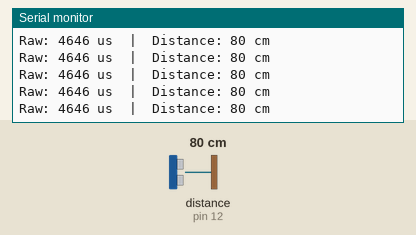
Simulated run of this sketch. Board: Arduino Uno, built with avr-gcc and run on an emulated ATmega328P. Parts: the last lines printed to the serial monitor. Wiring (inferred from the names in the program): ultrasonic range finder: trigger pin 13; echo pin 12. Inputs (shaded band) come from the test bench; at power-on: distance to the obstacle (sensor on pin 12) 80 cm. The echo pulse lasts 58.3 µs per cm.

Above: at 1.2 s.
1.3 s: distance to the obstacle (sensor on pin 12) set to 2 cm
At 1.34 s:
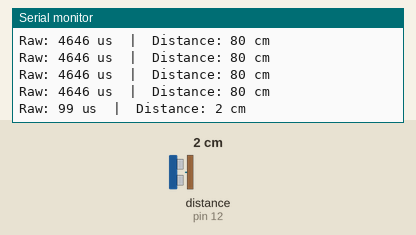
4.3 s: distance to the obstacle (sensor on pin 12) set to 18 cm
At 4.39 s:
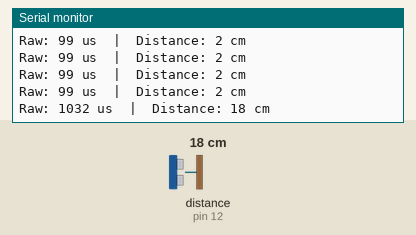
7.3 s: distance to the obstacle (sensor on pin 12) set to 120 cm
At 7.4 s:
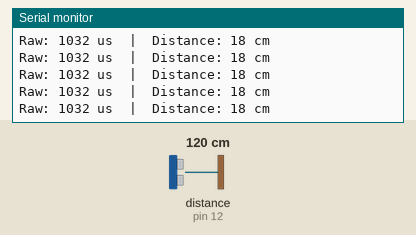
10.3 s: distance to the obstacle (sensor on pin 12) set to 250 cm
At 10.41 s:
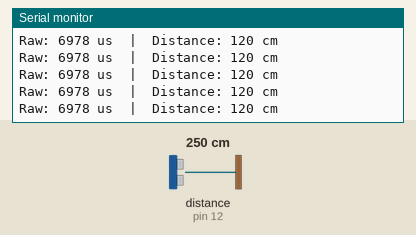
13.3 s: distance to the obstacle (sensor on pin 12) set to 299 cm
At 13.42 s:
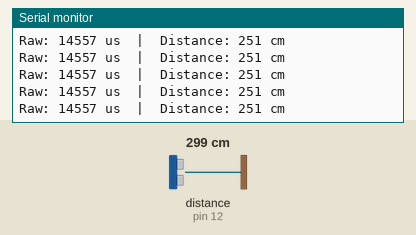
16.3 s: distance to the obstacle (sensor on pin 12) set to 9 cm
At 16.41 s:
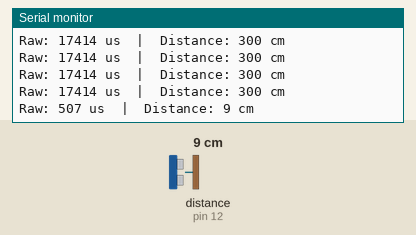
Timing chart, 0 to 19.3 s (numbered marks = the images above; inputs shaded):
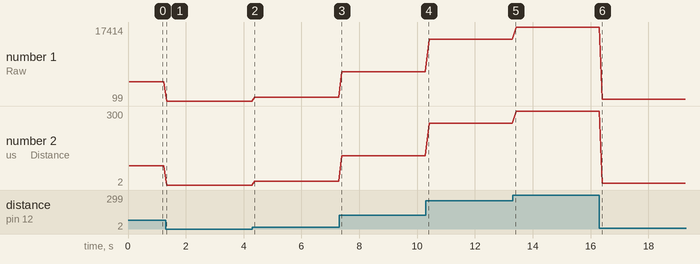

The sketch:

test_ultrasonic.ino
```cpp
// (licence header left out)
#include "config.h"
#include "ultrasonic.h"

void setup() {
  Serial.begin(SERIAL_BAUD);
  ultrasonic_init();
  Serial.println(F("HC-SR04 Sensor Test"));
  Serial.println(F("-------------------"));
}

void loop() {
  long raw_us  = ultrasonic_read_us();
  long dist_cm = ultrasonic_read_cm();

  Serial.print(F("Raw: ")); Serial.print(raw_us);
  Serial.print(F(" us  |  Distance: "));
  if (dist_cm == NO_OBSTACLE_CM) {
    Serial.println(F("--- (no echo / out of range)"));
  } else {
    Serial.print(dist_cm); Serial.println(F(" cm"));
  }
  delay(100);
}
```

motors.cpp
```cpp
// (licence header left out)
#include "motors.h"
#include "config.h"

// ── Internal helpers ─────────────────────────────────────────

static void left_forward(uint8_t speed) {
  digitalWrite(PIN_IN1, HIGH);
  digitalWrite(PIN_IN2, LOW);
  analogWrite(PIN_ENA, speed);
}
static void left_backward(uint8_t speed) {
  digitalWrite(PIN_IN1, LOW);
  digitalWrite(PIN_IN2, HIGH);
  analogWrite(PIN_ENA, speed);
}
static void left_stop() {
  analogWrite(PIN_ENA, 0);
  digitalWrite(PIN_IN1, LOW);
  digitalWrite(PIN_IN2, LOW);
}

static void right_forward(uint8_t speed) {
  digitalWrite(PIN_IN3, LOW);   // Inverted: mirror-mounted
  digitalWrite(PIN_IN4, HIGH);
  analogWrite(PIN_ENB, speed);
}
static void right_backward(uint8_t speed) {
  digitalWrite(PIN_IN3, HIGH);
  digitalWrite(PIN_IN4, LOW);
  analogWrite(PIN_ENB, speed);
}
static void right_stop() {
  analogWrite(PIN_ENB, 0);
  digitalWrite(PIN_IN3, LOW);
  digitalWrite(PIN_IN4, LOW);
}

// ── Public API ───────────────────────────────────────────────

void motors_init() {
  pinMode(PIN_ENA, OUTPUT);
  pinMode(PIN_IN1, OUTPUT);
  pinMode(PIN_IN2, OUTPUT);
  pinMode(PIN_ENB, OUTPUT);
  pinMode(PIN_IN3, OUTPUT);
  pinMode(PIN_IN4, OUTPUT);
  motors_stop();
}

void motors_forward(uint8_t speed) {
  left_forward(speed);
  right_forward(speed);
}
void motors_backward(uint8_t speed) {
  left_backward(speed);
  right_backward(speed);
}
void motors_turn_right(uint8_t speed) {
  left_forward(speed);
  right_stop();
}
void motors_turn_left(uint8_t speed) {
  left_stop();
  right_forward(speed);
}
void motors_spin_right(uint8_t speed) {
  left_forward(speed);
  right_backward(speed);
}
void motors_spin_left(uint8_t speed) {
  left_backward(speed);
  right_forward(speed);
}
void motors_brake() {
  analogWrite(PIN_ENA, 255);
  digitalWrite(PIN_IN1, HIGH);
  digitalWrite(PIN_IN2, HIGH);
  analogWrite(PIN_ENB, 255);
  digitalWrite(PIN_IN3, HIGH);
  digitalWrite(PIN_IN4, HIGH);
}
void motors_stop() {
  left_stop();
  right_stop();
}
void motors_set(uint8_t speedLeft, bool dirLeft,
                uint8_t speedRight, bool dirRight) {
  if (dirLeft)  left_forward(speedLeft);
  else          left_backward(speedLeft);
  if (dirRight) right_forward(speedRight);
  else          right_backward(speedRight);
}
```

motors.h
```cpp
// (licence header left out)
#pragma once
#include <Arduino.h>

void motors_init();
void motors_forward(uint8_t speed);
void motors_backward(uint8_t speed);
void motors_turn_right(uint8_t speed);
void motors_turn_left(uint8_t speed);
void motors_spin_right(uint8_t speed);
void motors_spin_left(uint8_t speed);
void motors_brake();
void motors_stop();
void motors_set(uint8_t speedLeft, bool dirLeft,
                uint8_t speedRight, bool dirRight);
```

ultrasonic.cpp
```cpp
// (licence header left out)
#include "ultrasonic.h"
#include "config.h"

void ultrasonic_init() {
  pinMode(PIN_TRIG, OUTPUT);
  pinMode(PIN_ECHO, INPUT);
  digitalWrite(PIN_TRIG, LOW);
}

long ultrasonic_read_us() {
  digitalWrite(PIN_TRIG, LOW);
  delayMicroseconds(2);
  digitalWrite(PIN_TRIG, HIGH);
  delayMicroseconds(10);
  digitalWrite(PIN_TRIG, LOW);
  return pulseIn(PIN_ECHO, HIGH, ULTRASONIC_TIMEOUT_US);
}

long ultrasonic_read_cm() {
  long duration = ultrasonic_read_us();
  if (duration == 0) return NO_OBSTACLE_CM;
  return duration / 58L;
}
```

ultrasonic.h
```cpp
// (licence header left out)
#pragma once
#include <Arduino.h>

void ultrasonic_init();
long ultrasonic_read_cm();
long ultrasonic_read_us();
```

config.h
```cpp
// (licence header left out)
#pragma once

// ── Serial ───────────────────────────────────────────────────
#define SERIAL_BAUD           9600

// ── Motor Driver Pins (L298N) ─────────────────────────────────
#define PIN_ENA               9     // Left  motor PWM  (Timer 1)
#define PIN_IN1               8     // Left  motor direction A
#define PIN_IN2               7     // Left  motor direction B
#define PIN_ENB               6     // Right motor PWM  (Timer 0)
#define PIN_IN3               5     // Right motor direction A
#define PIN_IN4               4     // Right motor direction B

// ── Ultrasonic Sensor Pins (HC-SR04) ─────────────────────────
#define PIN_TRIG              13
#define PIN_ECHO              12

// ── Motor Speeds (0-255 PWM) ──────────────────────────────────
#define DRIVE_SPEED           180
#define REVERSE_SPEED         160
#define TURN_SPEED            150

// ── Obstacle Avoidance ────────────────────────────────────────
#define STOP_DISTANCE         30    // cm — stop if obstacle closer

// ── Timing (milliseconds) ─────────────────────────────────────
#define STOP_PAUSE_MS         200
#define REVERSE_TIME_MS       400
#define TURN_TIME_MS          500

// ── Sensor ────────────────────────────────────────────────────
#define ULTRASONIC_TIMEOUT_US 30000UL
#define NO_OBSTACLE_CM        999
```

Measured:
- after the input at 1.3 s, the serial monitor: prints a new line at once (image 1)
- after the input at 4.3 s, the serial monitor: prints a new line after 0.08 s (image 2)
- after the input at 16.3 s, the serial monitor: prints a new line after 0.10 s (image 6)
- plotted number 1: 4646 → 99 after the input at 1.3 s, 99 → 1032 after the input at 4.3 s, 1032 → 6978 after the input at 7.3 s, 6978 → 14557 after the input at 10.3 s, 14557 → 17414 after the input at 13.3 s
- plotted number 2: 80 → 2 after the input at 1.3 s, 2 → 18 after the input at 4.3 s, 18 → 120 after the input at 7.3 s, 120 → 251 after the input at 10.3 s, 251 → 300 after the input at 13.3 s
